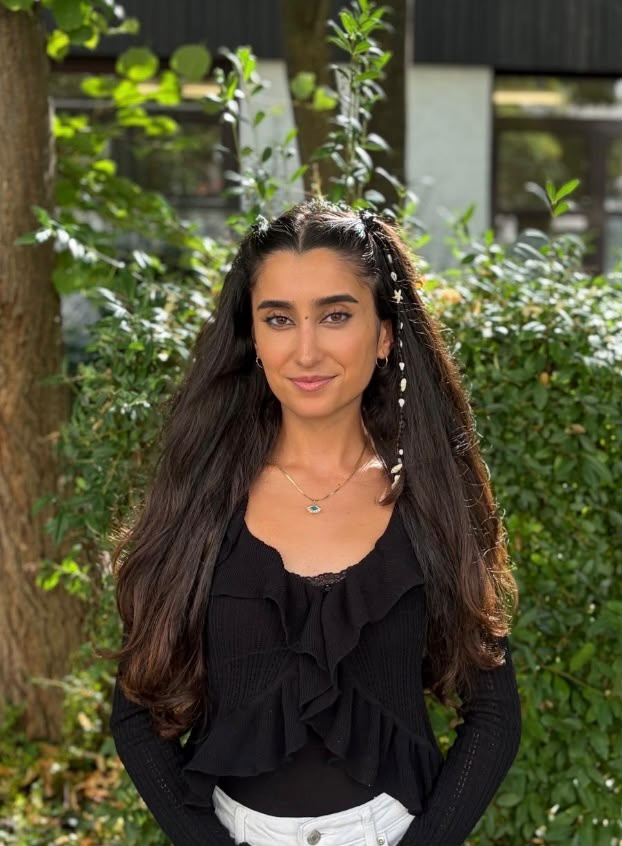
#> input picture IMG-20260915-WA0000.jpg, 622 x 846 px
$ python icons-erzeugen.py ../../../IMG-20260915-WA0000.jpg ../../../20250718_114430.jpg
#> lines starting #> are read from the running program, lines starting #| are printed output that depends on the picture; after the words box and inside, x2 and y2 are one past the last pixel; in counts of white or black regions, pixels touching at a corner belong together
from PIL import Image, ImageDraw
import os, sys

SRC = sys.argv[1]
RES = sys.argv[2]
BG = (38, 34, 29)  # #26221d - Graphit, wie im PWA-Manifest

src = Image.open(SRC).convert("RGB")
#> src is the input picture: PIL image 622x846 RGB; mean R, G, B 83.9, 80.2, 54.7

# Launcher-Icon (legacy, quadratisch) + runde Variante + adaptives Foreground
DENS = {"mdpi": 48, "hdpi": 72, "xhdpi": 96, "xxhdpi": 144, "xxxhdpi": 192}

for dens, size in DENS.items():
    d = os.path.join(RES, "mipmap-" + dens)
    os.makedirs(d, exist_ok=True)

    square = src.resize((size, size), Image.LANCZOS)
    square.save(os.path.join(d, "ic_launcher.png"))

    # runde Variante: gleicher Inhalt, kreisförmig maskiert (4x supersampled)
    big = src.resize((size * 4, size * 4), Image.LANCZOS).convert("RGBA")
    mask = Image.new("L", (size * 4, size * 4), 0)
    ImageDraw.Draw(mask).ellipse((0, 0, size * 4 - 1, size * 4 - 1), fill=255)
    big.putalpha(mask)
    big.resize((size, size), Image.LANCZOS).save(os.path.join(d, "ic_launcher_round.png"))

    # Adaptives Icon: Canvas ist 108dp, davon sind nur die inneren 72dp garantiert
    # sichtbar. Motiv deshalb auf ca. 62 % skaliert und transparent zentriert.
    fg_size = int(round(size * 108 / 48))
    art = int(round(fg_size * 0.62))
    fg = Image.new("RGBA", (fg_size, fg_size), (0, 0, 0, 0))
    art_img = src.resize((art, art), Image.LANCZOS).convert("RGBA")
    # dunkler Hintergrund des Motivs wird transparent, damit nur Plattenteller bleibt
    px = art_img.load()
    for y in range(art):
        for x in range(art):
            r, g, b, a = px[x, y]
            if abs(r - BG[0]) < 14 and abs(g - BG[1]) < 14 and abs(b - BG[2]) < 14:
                px[x, y] = (r, g, b, 0)
    off = (fg_size - art) // 2
    fg.paste(art_img, (off, off), art_img)
    fg.save(os.path.join(d, "ic_launcher_foreground.png"))
#> this loop made 5 passes
#> pass 1, `square = src.resize((size, size), Image.LANCZOS)`:
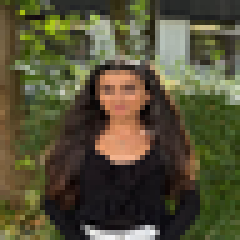
#> square: PIL image 48x48 RGB (shown 5 times larger); mean R, G, B 83.9, 80.2, 54.7
#> pass 1, `big = src.resize((size * 4, size * 4), Image.LANCZOS).convert("RGBA")`:
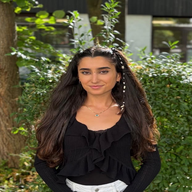
#> big: PIL image 192x192 RGBA; mean R, G, B, A 83.9, 80.2, 54.7, 255
#> pass 1, `big.resize((size, size), Image.LANCZOS).save(os.path.join(d, "ic_launc..`:
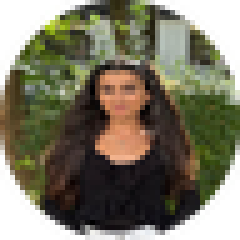
#> saved as ic_launcher_round.png: PIL image 48x48 RGBA (shown 5 times larger); mean R, G, B, A 72.8, 69.3, 48.1, 200.3; transparent parts drawn white
#> after the loop:
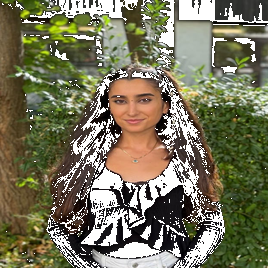
#> art_img: PIL image 268x268 RGBA; mean R, G, B, A 83.9, 80.2, 54.7, 213.3; transparent parts drawn white
#> after the loop:
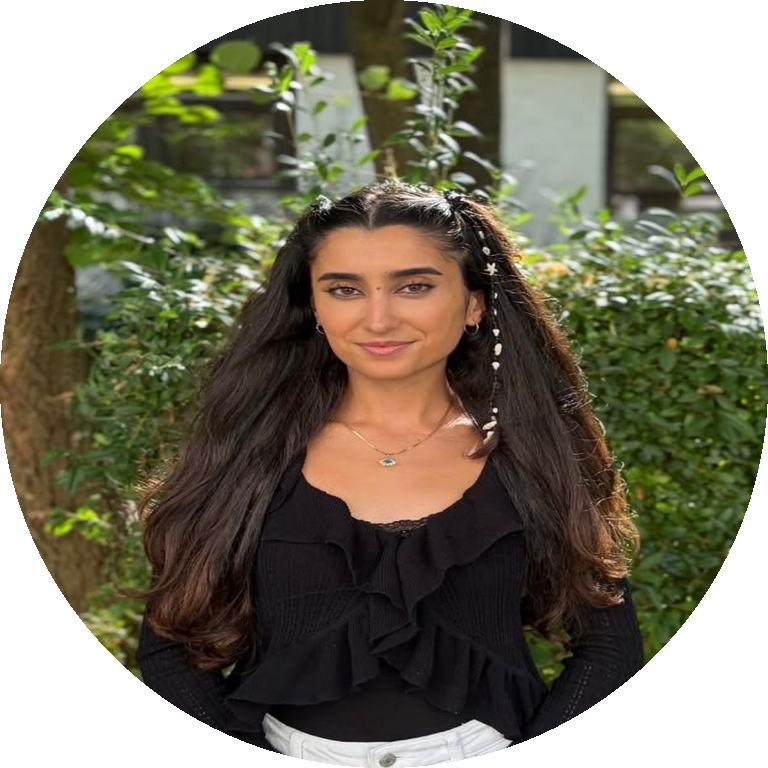
#> big: PIL image 768x768 RGBA; mean R, G, B, A 83.9, 80.2, 54.7, 200.2; transparent parts drawn white
#> after the loop:
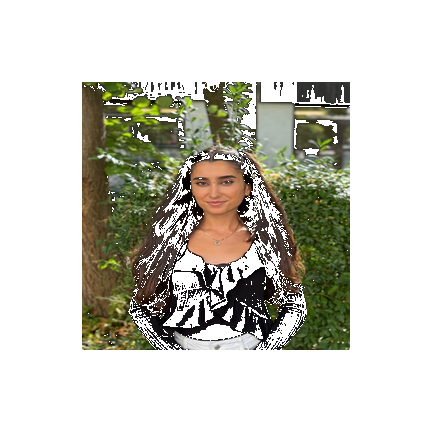
#> fg: PIL image 432x432 RGBA; mean R, G, B, A 30, 28.9, 19.2, 82.1; transparent parts drawn white
#> after the loop:
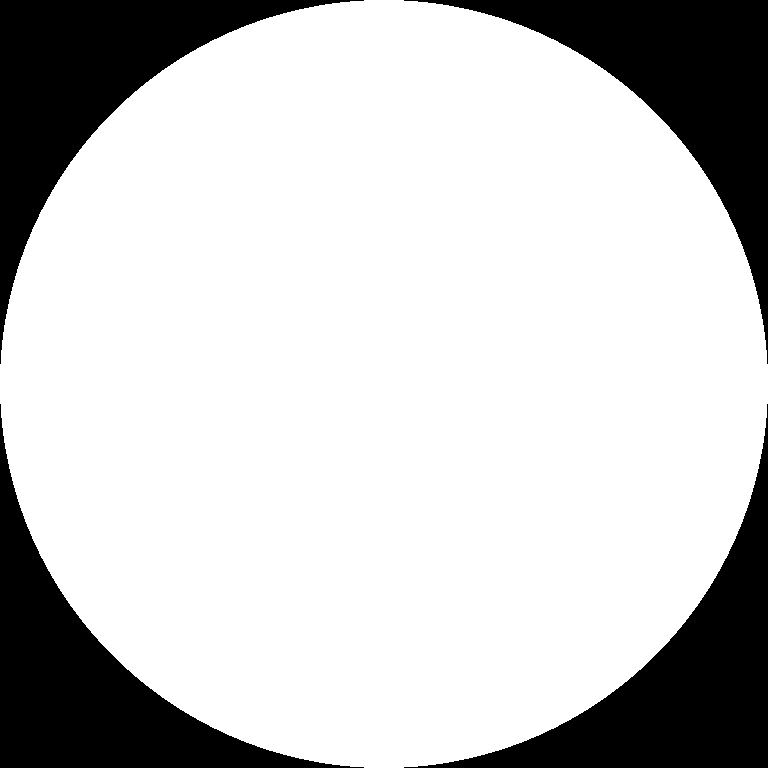
#> mask: PIL image 768x768 L; 78.5% white; 4 black regions, box (x1, y1, x2, y2) and area: (0, 0, 364, 364) 31677, (404, 0, 768, 364) 31677, (0, 404, 364, 768) 31677, (404, 404, 768, 768) 31677

# Splash: einfarbiger Hintergrund mit zentriertem Motiv, in allen Varianten,
# die Capacitor anlegt (drawable + drawable-port-* / drawable-land-*).
SPLASH = {
    "drawable": (480, 320),
    "drawable-port-mdpi": (320, 480), "drawable-port-hdpi": (480, 800),
    "drawable-port-xhdpi": (720, 1280), "drawable-port-xxhdpi": (960, 1600),
    "drawable-port-xxxhdpi": (1280, 1920),
    "drawable-land-mdpi": (480, 320), "drawable-land-hdpi": (800, 480),
    "drawable-land-xhdpi": (1280, 720), "drawable-land-xxhdpi": (1600, 960),
    "drawable-land-xxxhdpi": (1920, 1280),
}
for d, (w, h) in SPLASH.items():
    path = os.path.join(RES, d)
    if not os.path.isdir(path):
        continue
    canvas = Image.new("RGB", (w, h), BG)
    s = int(min(w, h) * 0.34)
    canvas.paste(src.resize((s, s), Image.LANCZOS), ((w - s) // 2, (h - s) // 2))
    canvas.save(os.path.join(path, "splash.png"))

print("Icons und Splash-Screens erzeugt.")

$ run again, on Alma.JPG
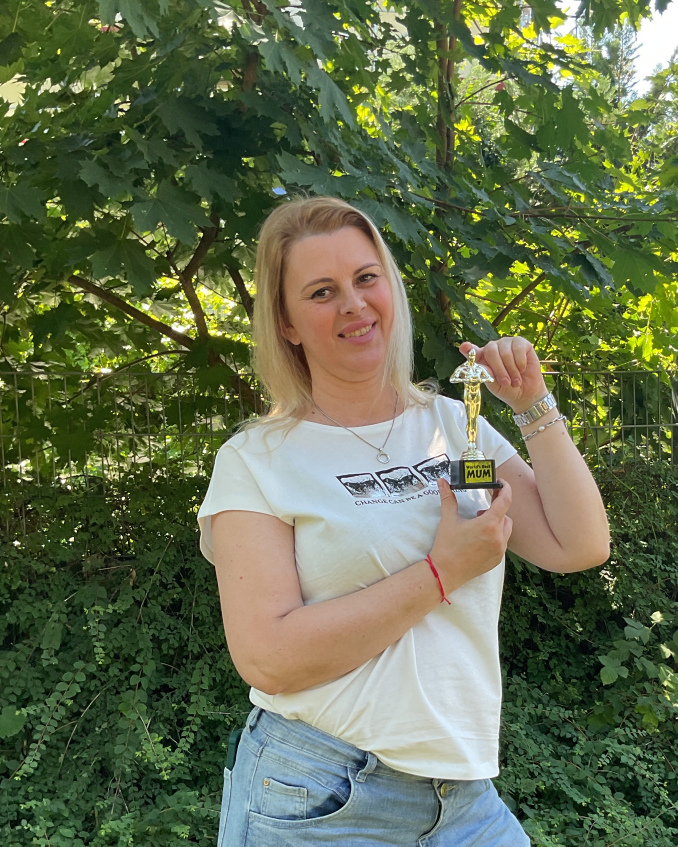
#> input picture Alma.JPG, 2033 x 2541 px (shown at 1/3 size)
#> src is the input picture: PIL image 2033x2541 RGB; mean R, G, B 99.3, 109.7, 78.6
#> after the loop `for dens, size in DENS.items():`:
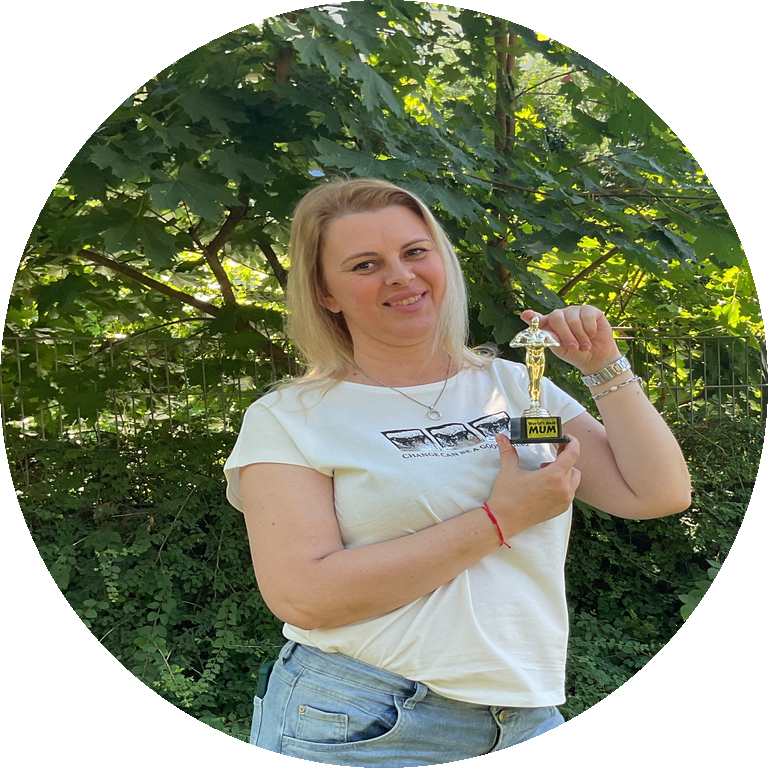
#> big: PIL image 768x768 RGBA; mean R, G, B, A 99.3, 109.7, 78.6, 200.2; transparent parts drawn white
#> after the loop `for dens, size in DENS.items():`:
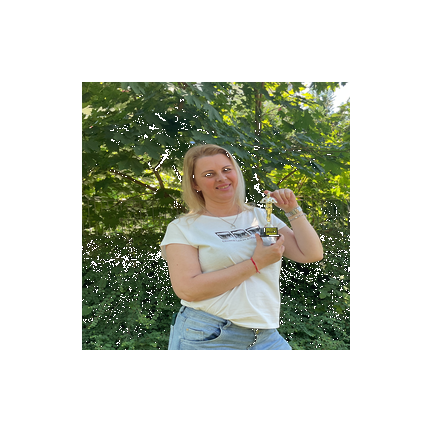
#> fg: PIL image 432x432 RGBA; mean R, G, B, A 37.9, 41.8, 30, 95.6; transparent parts drawn white
